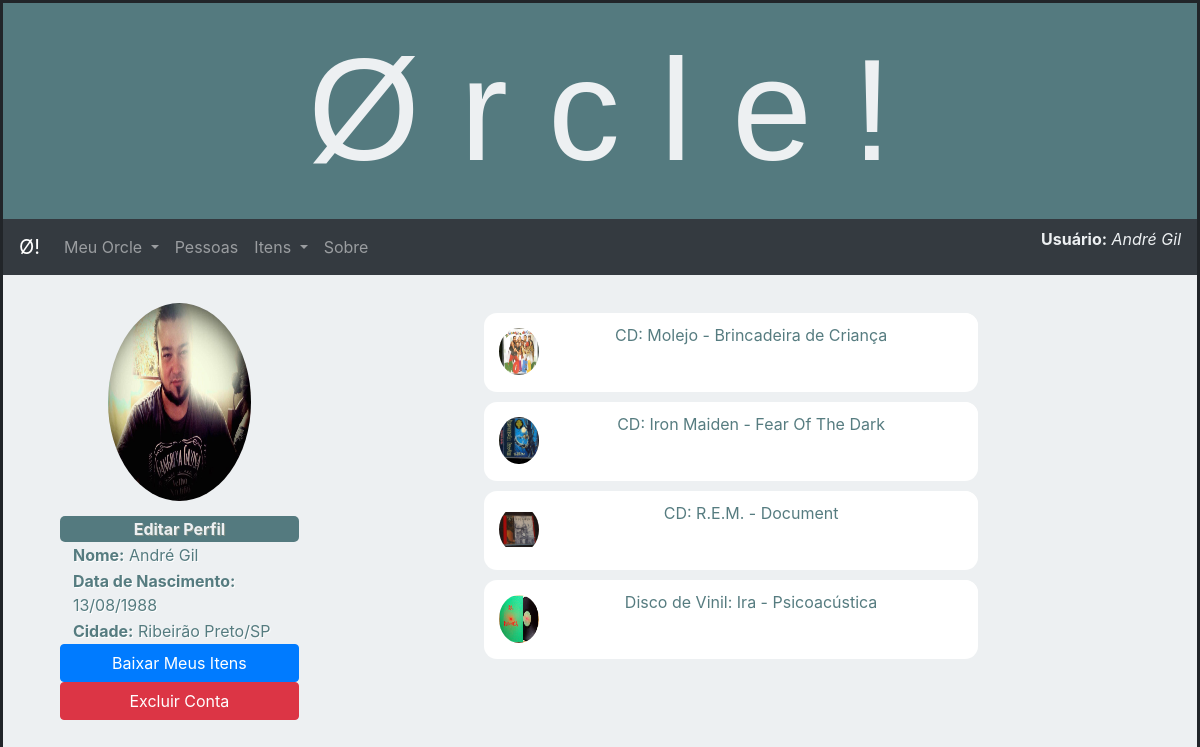
Screenshot of /borrows/meuperfil (signed in) with the database file from the repository.
### borrows/models.py (models this page shows, shortened)
class Profile(models.Model):
    user = models.OneToOneField(User, related_name='profile', on_delete=models.CASCADE, primary_key=True)
    dt_nasc = models.DateField("Data de Nascimento",null=True, blank=True)
    cep = models.CharField(max_length=8, help_text='Digite o CEP do seu endereço')
    cidade = models.CharField(max_length=200)
    estado = models.CharField(max_length=2)
    pais = models.CharField(max_length=50)
    foto = models.ImageField(upload_to = 'profile_pics', default = 'profile_pics/no-image-icon.png')

class Item(models.Model):
    nome = models.CharField(max_length=200, help_text='Digite o nome do objeto')
    autor = models.CharField(max_length=200, help_text='Digite o nome do autor, cantor, banda, criador, marca etc...')
    descricao = models.TextField("Descrição",max_length=1000, help_text='Insirta uma breve descrição do objeto')
    dono = models.ForeignKey(User, on_delete=models.CASCADE)
    tipo = models.ForeignKey('TipoItem', on_delete=models.SET_NULL, null=True, help_text='Selecione o tipo de objeto')
    foto = models.ImageField(upload_to = 'item_pics', default = 'item_pics/no-image-item.png')
    LOAN_STATUS = (
        ('e', 'Emprestado'),
        ('i', 'Indisponível'),
        ('d', 'Disponível'),
    )
    status = models.CharField(
        max_length=1,
        choices=LOAN_STATUS,
        default='d',
        help_text='Status do item',
    )
    dtCadastro = models.DateTimeField("Cadastrado em",auto_now_add=True)
    def __str__(self):
        return f'{self.tipo.nome}: {self.autor} - {self.nome} '

class TipoItem(models.Model):
    nome = models.CharField(max_length=200, help_text='Digite o nome tipo de objeto')
    descricao = models.TextField("Descrição",max_length=1000, help_text='Insira uma breve descrição do tipo de objeto')

### borrows/views.py (the view)
# urls.py: path('meuperfil', views.perfil, name='meu-perfil'),
@login_required
def perfil(request):
    usuario = Profile.objects.get(pk=request.user)
    itens = Item.objects.filter(dono=request.user)
    nome = request.user.first_name + " " + request.user.last_name
    dt_nasc = usuario.dt_nasc
    foto = usuario.foto.url
    cidade = usuario.cidade
    estado = usuario.estado
    idusr = request.user.id
    listaitens = []
    for i in itens:
        dados = {
            'item': i
        }
        listaitens.append(i)
    context = {
        'nome'   : nome,
        'dt_nasc' : dt_nasc,
        'foto' : foto,
        'itens' : listaitens,
        'cidade' : cidade,
        'estado' : estado,
        'id' : idusr,
    }
    return render(request, 'meuperfil.html', context=context)

### borrows/templates/meuperfil.html
{% extends "base_generic.html" %}
{% block menu %}
  {% include "menu-bootstrap.html" %}
{% endblock %}
{% block content %}
<div >
        <div class="container">
                <div class="profile-info">
                    <img class="profilepic" src="{{ foto }}">
                    <a href="/borrows/perfil/{{ id }}/update/"><input type="button" class="mybutton" value="Editar Perfil"></a>
                    <p class=" textoprofile text-left"><b>Nome:</b> {{ nome }}</p>
                    <p class=" textoprofile text-left"><b>Data de Nascimento:</b> {{dt_nasc}}</p>
                    <p class=" textoprofile text-left"><b>Cidade:</b> {{cidade}}/{{estado}}</p>
                    <a href="/borrows/download"><input class='btn btn-primary btn-block' value="Baixar Meus Itens"></a>
                    <a href="/borrows/perfil/{{ id }}/delete/"><input type="button" class="btn btn-danger btn-block" value="Excluir Conta"></a>
                </div>
                <div class="happen">
                    {% for i in itens %}
                    <div class="evento">
                            <a href=""><div class="eventoopt"></div></a>
                            <img class="tinypic" src="{{ i.foto.url }}">
                            <p class="eventotext"><span>{{ i }} </span> </p>
                    </div>
                    {% endfor %}
                </div>
            </div>
</div>
{% endblock %}

### borrows/templates/menu-bootstrap.html (shortened to what this page needs)
<nav class="navbar navbar-expand-lg navbar-dark bg-dark">
    <a class="navbar-brand" href="{% url 'index' %}">&#216!</a>
    <div class="collapse navbar-collapse" id="conteudoNavbarSuportado">
        <ul class="navbar-nav mr-auto">
        <li class="nav-item dropdown">
            <a class="nav-link dropdown-toggle" id="navbarDropdown" role="button" data-toggle="dropdown" aria-haspopup="true" aria-expanded="false">
            Meu Orcle
            </a>
        </li>
        <li class="nav-item">
             <a class="nav-link" href="/borrows/pessoas">Pessoas</a>
        </li>
        <li class="nav-item dropdown">
                <a class="nav-link dropdown-toggle" id="navbarDropdown" role="button" data-toggle="dropdown" aria-haspopup="true" aria-expanded="false">
                Itens
                </a>
            </li>
        <li class="nav-item">
            <a class="nav-link" href="/borrows/sobre">Sobre</a>
        </li>
        </ul>
        <div class="float-right">
            <p style="color:#edf0f2;"> <strong>Usuário:</strong> <i>{{ user.get_full_name }}</p></i>
        </div>
    </div>
</nav>

### borrows/static/css/estilo.css (style rules this page uses)
.profile-info { position: absolute; width: 20%; height: 70%; text-align: center; align-items: center; }
.happen { margin-top: 1%; position: absolute; left: 38%; float: right; width: 46%; height: 70%; text-align: center; }
.evento { margin-top: 1%; height: 12%; width: 90%; margin: auto; background-color: white; border-radius: 13px; color: rgba(71, 112, 117, 0.918); }
.tinypic { margin: 15px; width: 8%; height: 60%; border-radius: 52%; float: left; vertical-align: middle; }
.eventotext { padding: 2%; margin-top: 2%; }
.eventoopt { visibility: visible; background-color: white; float: right; display: relative; width: 30px; height: 40%; border-radius: 13px; }
.profilepic { display:block; margin: 5px; width: 60%; height: 30%; border-radius: 52%; margin: auto; margin-bottom: 5%; margin-top: 5%; }
.textoprofile { color: rgba(71, 112, 117, 0.918); text-shadow: 1px 1px white; padding: 1px; margin:0; margin-left: 5%; }
.mybutton { border-radius: 5px; width: 100%; border: none; background: rgba(71, 112, 117, 0.918); color: #edf0f2; margin-top: 3px; font-weight: 700; text-shadow: 1px 1px #808f87; }
ul { list-style: none; }

### rows the page displays
Profile: dt_nasc "13/08/1988", cidade "Ribeirão Preto", estado "SP"
Item: foto (picture), tipo+autor+nome "CD: Molejo - Brincadeira de Criança"
Item: foto (picture), tipo+autor+nome "CD: Iron Maiden - Fear Of The Dark"
Item: foto (picture), tipo+autor+nome "CD: R.E.M. - Document"
Item: foto (picture), tipo+autor+nome "Disco de Vinil: Ira - Psicoacústica"

### other values shown
{{ user.get_full_name }} "André Gil"
{{ nome }} "André Gil"
